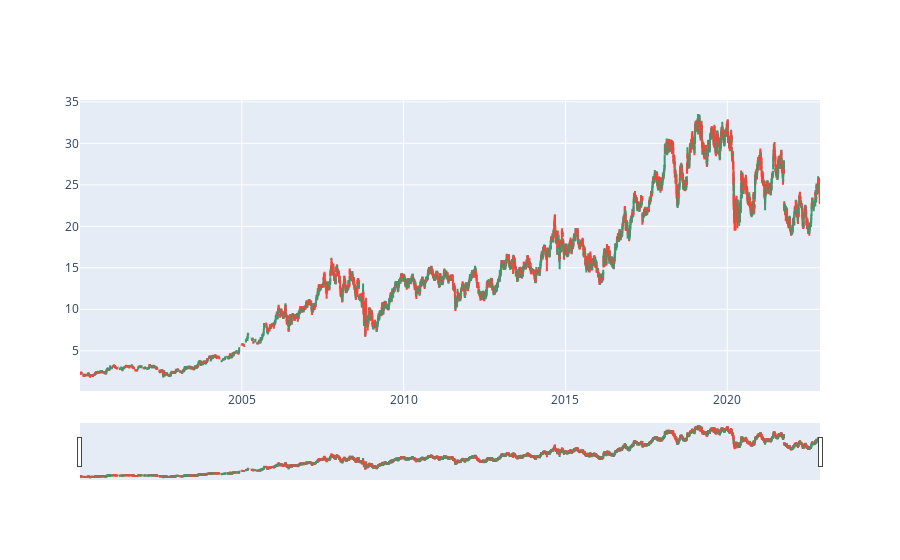

Here is the notebook cell this chart was saved with:
### Code cell
# importar as bibliotecas necessárias
import pandas as pd
from pandas_datareader import data as web
import plotly.graph_objects as go

# criar um DataFrame vazio
df = pd.DataFrame()

# escolher a ação desejada
acao = 'ITUB3.SA'
# importar dados para o DataFrame
df = web.DataReader(acao, data_source='yahoo', start='01-01-2000')
# ver as 5 primeiras entradas
df.head()

# plotar o gráfico de candlestick
trace1 = {
    'x': df.index,
    'open': df.Open,
    'close': df.Close,
    'high': df.High,
    'low': df.Low,
    'type': 'candlestick',
    'name': acao,
    'showlegend': False
}
data = [trace1]
layout = go.Layout()
fig = go.Figure(data=data, layout=layout)
fig.show()

### Figure 1 — Plotly figure (JSON) as saved in the notebook; plotly's stock layout.template omitted (floating-point values rounded to 4 significant figures; data arrays with more than 128 entries replaced by an {"elided": "..."} marker saying what was removed)
{"data": [{"close": {"elided": "5745 float values"}, "high": {"elided": "5745 float values"}, "low": {"elided": "5745 float values"}, "name": "ITUB3.SA", "open": {"elided": "5745 float values"}, "showlegend": false, "type": "candlestick", "x": {"elided": "5745 str values"}}], "layout": {}}
